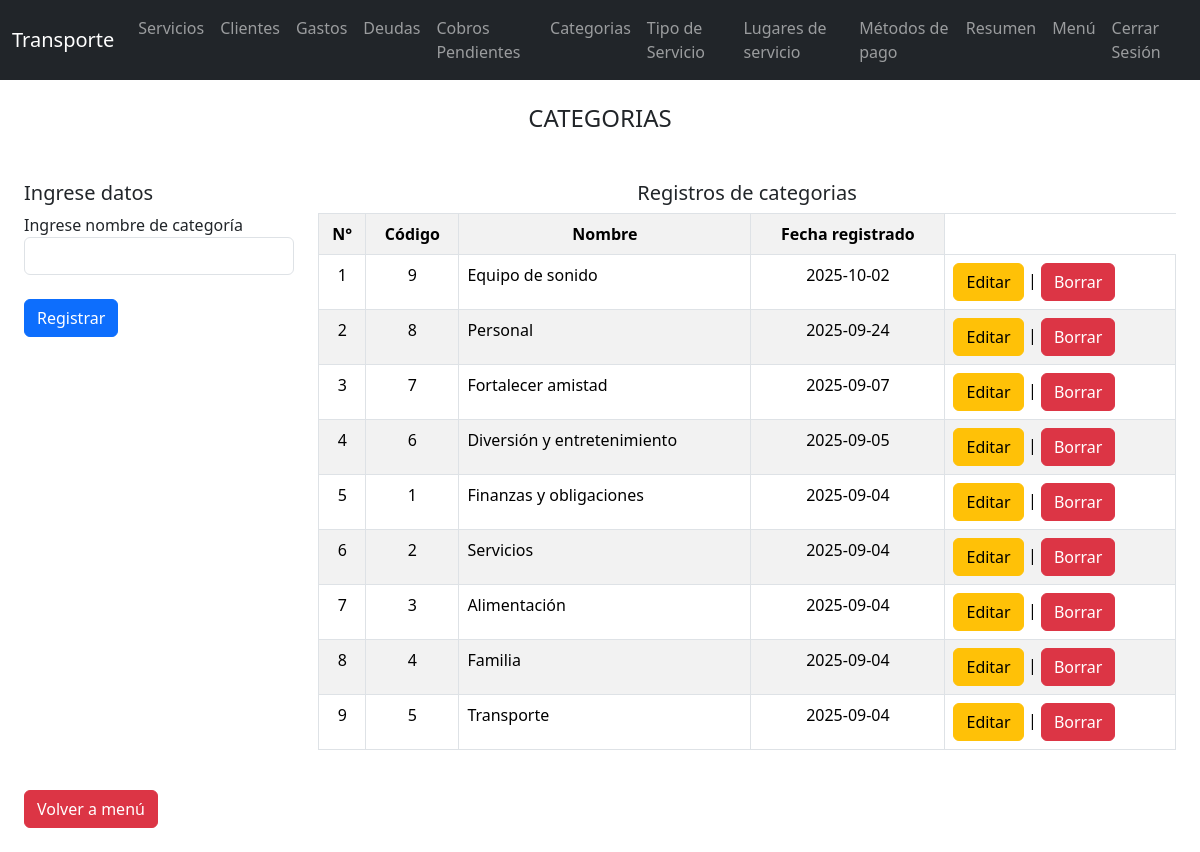
Before: /tcategorias (signed in) with the older database file.
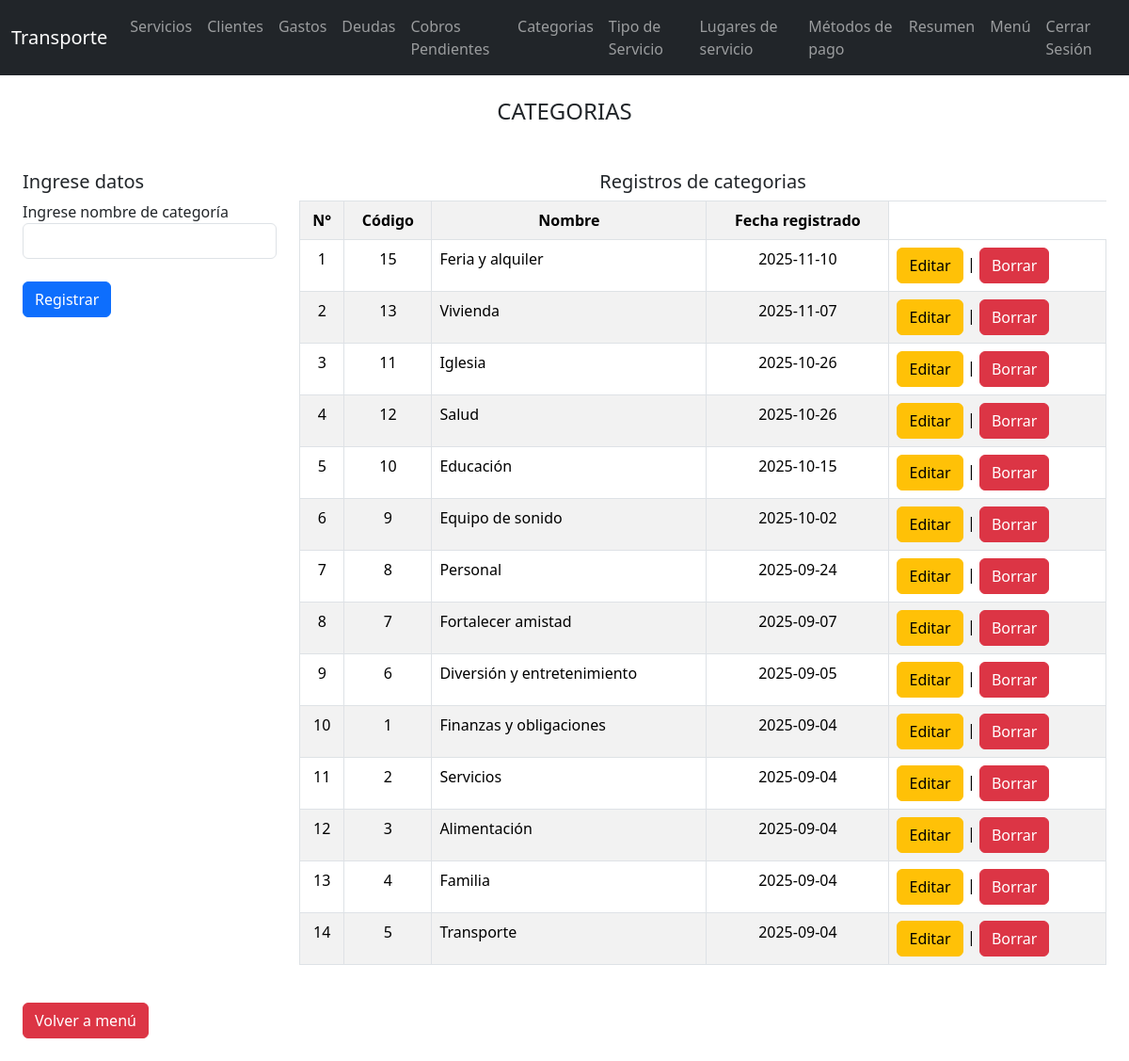
After: the same page with the newer database file.
### tables this page shows
CREATE TABLE "cat_gas" (
	"cod_cat"	INTEGER,
	"nom_cat"	TEXT,
	"fec_cat"	TEXT,
	"cond_cat"	INTEGER,
	PRIMARY KEY("cod_cat" AUTOINCREMENT)
);

### flask_app.py (the view, shortened to what this page needs)
@app.route("/tcategorias", methods=["GET", "POST"])
def tcategorias():
    if "usuario" not in session :
        return redirect(url_for('inicio1'))
    conn = sqlite3.connect("data1.db")
    c = conn.cursor()
    c.execute("SELECT * FROM cat_gas where cond_cat=1 ORDER BY fec_cat DESC")
    datos = c.fetchall()
    conn.close()
    return render_template("tcategorias.html", datos=datos)

### templates/tcategorias.html (shortened to what this page needs)
<!DOCTYPE html>
<html lang="en">
<head>
    <link href="https://cdn.jsdelivr.net/npm/bootstrap@5.3.7/dist/css/bootstrap.min.css" rel="stylesheet">
    <link rel="stylesheet" href="../static/style.css">
</head>
<body>
    {% include "tmenu.html" %}
    <div class="m-4">
        <div class="row">
            <div class="col-12 mb-3">
                <h4 class="text-center">CATEGORIAS</h4>
            </div>
            <form action="" class="col-12 col-sm-12 col-lg-4 col-xl-3" method="post">
                <br>
                <h5>Ingrese datos</h5>
                <label for="nom">Ingrese nombre de categoría</label>
                <input type="text" name="nom" id="" class="form-control"><br>
                <input type="submit" value="Registrar" class="btn btn-primary">
            </form>
            <div class="col-12 col-sm-12 col-lg-8 col-xl-9">
                <br>
                <h5 class="text-center">Registros de categorias</h5>
                <div class="table-responsive">
                    <table class="table table-striped table-bordered">
                        <tr>
                            <th class="text-center">N°</th>
                            <th class="text-center">Código</th>
                            <th class="text-center">Nombre</th>
                            <th class="text-center">Fecha registrado</th>
                        </tr>
                        {% for r in datos %}
                        <tr>
                            <td class="text-center">{{ loop.index }}</td>
                            <td class="text-center">{{ r[0] }}</td>
                            <td >{{ r[1] }}</td>
                            <td class="text-center">{{ r[2] }}</td>
                            <td>
                                <a href="{{ url_for('teditarcategoriasgastos', id=r[0]) }}" class="btn btn-warning">Editar</a> |
                                <a href="{{ url_for('tborrarcategoriasgastos', id=r[0]) }}" class="btn btn-danger" onclick="return confirm('¿Estás seguro de borrar este registro?');">Borrar</a>
                            </td>
                        </tr>
                        {% endfor %}
                    </table>
                </div>
            </div>
            <div class="col-12">
                <br>
                <a href="/ini" class="btn btn-danger">Volver a menú</a>
            </div>
        </div>
    </div>
</body>
</html>

### templates/tmenu.html (shortened to what this page needs)
<nav class="navbar navbar-expand-lg navbar-dark bg-dark">
    <div class="container-fluid">
        <a class="navbar-brand" href="#">Transporte</a>
        <div class="collapse navbar-collapse" id="menuResponsive">
            <ul class="navbar-nav ms-auto">
                <li class="nav-item">
                    <a class="nav-link " href="/tregistrosservicios">Servicios</a>
                </li>
                <li class="nav-item">
                    <a class="nav-link" href="/tregistrosclientes">Clientes</a>
                </li>
                <li class="nav-item">
                    <a class="nav-link " href="/tregistrosgastos">Gastos</a>
                </li>
                <li class="nav-item">
                    <a class="nav-link" href="/tregistrosdeudas">Deudas</a>
                </li>
                <li class="nav-item">
                    <a class="nav-link" href="/tregistroscobros">Cobros Pendientes</a>
                </li>
                <li class="nav-item">
                    <a class="nav-link" href="/tcategorias">Categorias</a>
                </li>
                <li class="nav-item">
                    <a class="nav-link" href="/ttipo_servicios">Tipo de Servicio</a>
                </li>
                <li class="nav-item">
                    <a class="nav-link" href="/tlugar_servicios">Lugares de servicio</a>
                </li>
                <li class="nav-item">
                    <a class="nav-link" href="/tmetodos_pago">Métodos de pago</a>
                </li>
                <li class="nav-item">
                    <a class="nav-link" href="/tresumen">Resumen</a>
                </li>
                <li class="nav-item">
                    <a class="nav-link" href="/ini">Menú</a>
                </li>
                <li class="nav-item">
                    <a class="nav-link" href="/logout">Cerrar Sesión</a>
                </li>
            </ul>
        </div>
    </div>
</nav>

Changed rows visible on the page:
added cat_gas: cod_cat "15", nom_cat "Feria y alquiler", fec_cat "2025-11-10"
added cat_gas: cod_cat "13", nom_cat "Vivienda", fec_cat "2025-11-07"
added cat_gas: cod_cat "11", nom_cat "Iglesia", fec_cat "2025-10-26"
added cat_gas: cod_cat "12", nom_cat "Salud", fec_cat "2025-10-26"
added cat_gas: cod_cat "10", nom_cat "Educación", fec_cat "2025-10-15"
